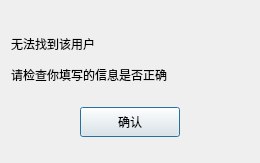
<?xml version="1.0" encoding="UTF-8"?>
<ui version="4.0">
 <class>FindFailDialog</class>
 <widget class="QDialog" name="FindFailDialog">
  <property name="geometry">
   <rect>
    <x>0</x>
    <y>0</y>
    <width>260</width>
    <height>163</height>
   </rect>
  </property>
  <property name="windowTitle">
   <string>Dialog</string>
  </property>
  <layout class="QVBoxLayout" name="verticalLayout">
   <item>
    <spacer name="verticalSpacer">
     <property name="orientation">
      <enum>Qt::Vertical</enum>
     </property>
     <property name="sizeType">
      <enum>QSizePolicy::Fixed</enum>
     </property>
     <property name="sizeHint" stdset="0">
      <size>
       <width>20</width>
       <height>20</height>
      </size>
     </property>
    </spacer>
   </item>
   <item>
    <widget class="QLabel" name="fail_tip">
     <property name="minimumSize">
      <size>
       <width>0</width>
       <height>25</height>
      </size>
     </property>
     <property name="maximumSize">
      <size>
       <width>16777215</width>
       <height>25</height>
      </size>
     </property>
     <property name="text">
      <string>无法找到该用户</string>
     </property>
    </widget>
   </item>
   <item>
    <widget class="QLabel" name="fail_tip2">
     <property name="minimumSize">
      <size>
       <width>0</width>
       <height>25</height>
      </size>
     </property>
     <property name="maximumSize">
      <size>
       <width>16777215</width>
       <height>25</height>
      </size>
     </property>
     <property name="text">
      <string>请检查你填写的信息是否正确</string>
     </property>
    </widget>
   </item>
   <item>
    <widget class="QWidget" name="widget" native="true">
     <layout class="QHBoxLayout" name="horizontalLayout">
      <item>
       <widget class="ClickedBtn" name="fail_sure_btn">
        <property name="minimumSize">
         <size>
          <width>100</width>
          <height>30</height>
         </size>
        </property>
        <property name="maximumSize">
         <size>
          <width>100</width>
          <height>30</height>
         </size>
        </property>
        <property name="text">
         <string>确认</string>
        </property>
       </widget>
      </item>
     </layout>
    </widget>
   </item>
  </layout>
 </widget>
 <customwidgets>
  <customwidget>
   <class>ClickedBtn</class>
   <extends>QPushButton</extends>
   <header>clickedbtn.h</header>
  </customwidget>
 </customwidgets>
 <resources/>
 <connections/>
</ui>
